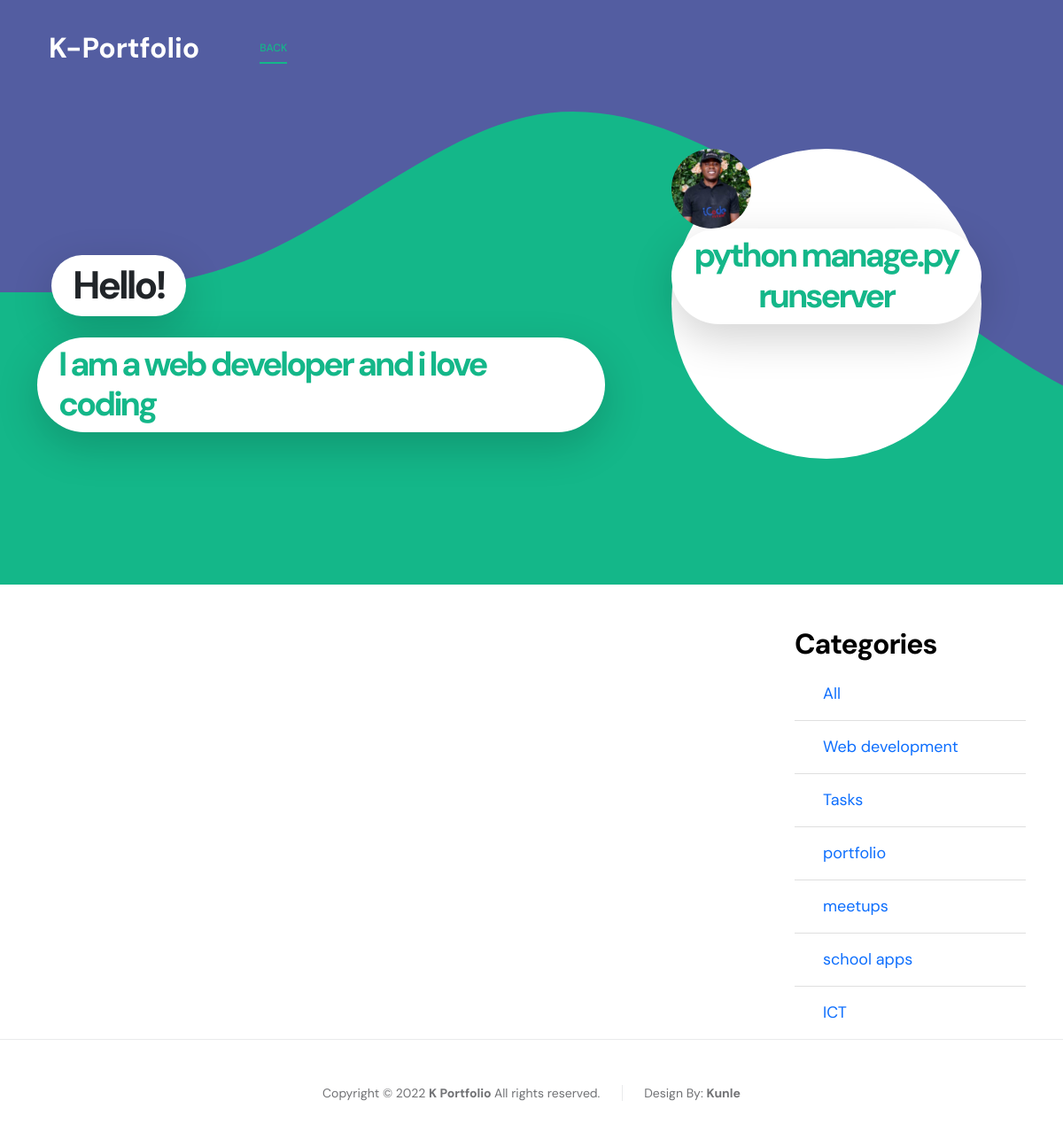
The app's page /blogs?category=Tasks with its own data.
### portfolio/models.py (models this page shows, shortened)
class Category(models.Model):
    name=models.CharField(max_length=50)

### portfolio/views.py (the view)
# urls.py: path('blogs', views.blog, name='blogs'),
def blog(request):
    category=request.GET.get('category')
    if category== None:
        blogs=Blog.objects.all()
        blogs=blogs.order_by('-id')
    else:
         blogs=Blog.objects.filter(category__name__icontains=category)
    categories=Category.objects.all()[:8]
    return render(request, 'portfolio/blog.html', {'blogs':blogs, 'categories':categories})

### portfolio/templates/portfolio/blog.html (shortened to what this page needs)
{% extends 'portfolio/main.html' %}
{%load static%}
{%block menu%}
<div class="collapse navbar-collapse" id="navbarNav">
    <ul class="navbar-nav ms-lg-5">
        <li class="nav-item">
       <a class="nav-link" href="{%url 'home'%}">back</a>
        </li>
    </ul>
</div>
{%endblock%}
{%block about%}
<br>
<br>
<div class="container">
    <div class="row">
        <div class="col-md-9">
</div>
<div class="col-md-3">
    <h4>Categories</h4>
    <ul  class="list-group list-group-flush">
        <li class="list-group-item">
            <a class="nav-link"  href="{% url 'blogs'%}">All</a>
          </li>
        {% for category in categories%}
        <li class="list-group-item">
            <a class="nav-link"  href="{% url 'blogs'%}?category={{category.name}}">{{category.name}}</a>
          </li>
            {%endfor%}
    </ul>
</div>
</div>
  </div>
{%endblock%}

### portfolio/static/portfolio/css/templatemo-first-portfolio-style.css (style rules this page uses)
:root { --white-color: #ffffff; --primary-color: #535da1; --secondary-color: #14B789; --section-bg-color: #f9f9f9; --dark-color: #000000; --p-color: #717275; --border-color: #e9eaeb; --featured-border-color: #727aab; --body-font-family: 'DM Sans', sans-serif; --h1-font-size: 62px; --h2-font-size: 48px; --h3-font-size: 36px; --h4-font-size: 32px; --h5-font-size: 24px; --h6-font-size: 22px; --p-font-size: 18px; --menu-font-size: 12px; --copyright-font-size: 14px; --border-radius-large: 100px; --border-radius-medium: 20px; --border-radius-small: 10px; --font-weight-normal: 400; --font-weight-medium: 500; --font-weight-bold: 700; }
body { background: var(--white-color); font-family: var(--body-font-family); }
h2, h3, h4, h5, h6 { color: var(--dark-color); }
h1, h2, h3, h4, h5, h6 { font-weight: var(--font-weight-bold); letter-spacing: -1px; }
h4 { font-size: var(--h4-font-size); }
ul li { color: var(--p-color); font-size: var(--p-font-size); font-weight: var(--font-weight-normal); }
a, button { touch-action: manipulation; transition: all 0.3s; }
a { color: var(--p-color); text-decoration: none; }
.navbar-expand-lg .navbar-nav .nav-link { padding-right: 0; padding-left: 0; margin-right: 20px; margin-left: 20px; }
.navbar-nav .nav-link { display: inline-block; color: var(--section-bg-color); font-size: var(--menu-font-size); font-weight: var(--font-weight-medium); text-transform: uppercase; position: relative; padding-top: 15px; padding-bottom: 15px; }
.navbar-nav .nav-link::after { content: ""; background: transparent; position: absolute; bottom: 6px; right: 0; left: 0; width: 100%; height: 2px; }
.navbar-nav .nav-link.active::after, .navbar-nav .nav-link:hover::after { background: var(--secondary-color); }
.navbar-nav .nav-link.active, .navbar-nav .nav-link:hover { color: var(--secondary-color); }

### records on screen
Category: name "Web development"
Category: name "Tasks"
Category: name "portfolio"
Category: name "meetups"
Category: name "school apps"
Category: name "ICT"
